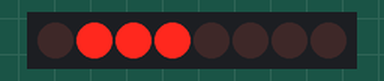
Simulated run of this sketch. Board: Arduino Uno, built with avr-gcc and run on an emulated ATmega328P. On the bench: 8 shift-register outputs drawn as a row of LEDs (first output left, lit = HIGH). Wiring (inferred from the names in the program): shift register (74HC595): data pin 2; shift clock pin 3; latch pin 4. Wiring (inferred from the signals the program sends): row of LEDs: on Q0, Q1, Q2, Q3, Q4, Q5, Q6, Q7.

Above: at 0.15 s.
At 3.2 s:
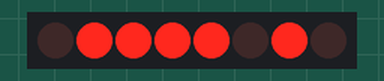
At 6.2 s:
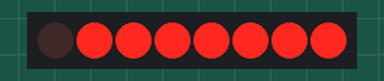
At 11.08 s:
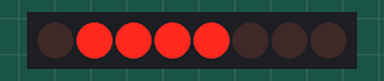
At 14.76 s:
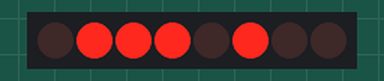
At 18.7 s:
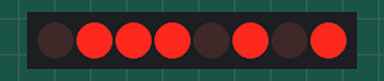
Timing chart, 0 to 19.5 s (numbered marks = the images above):
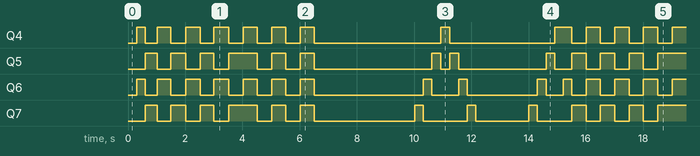

The sketch:

16x16.ino
```cpp
#define PINOUT_SER 2
#define PINOUT_SCK 3
#define PINOUT_LCK 4

bool leds[16];

void animate() {
	unsigned long t_offset = millis() % (unsigned long)15e3;
	if(0e3 < t_offset && t_offset < 4e3) {
		bool flip_state = (t_offset % 1000) > 500;
		for(int i = 0; i < 16; i++) leds[i] = (i % 2 == flip_state) ^ (i / 4 % 2 == 0) > 0;
	}
	else if(4e3 < t_offset && t_offset < 7e3) {
		bool flip_state = (t_offset % 1000) < 500;
		for(int i = 0; i < 16; i++) leds[i] = flip_state;
	}
	else if(7e3 < t_offset && t_offset < 11e3) {
		int index = (t_offset - 7e3) / 250;
		int volgorde[16] = {0, 1, 2, 3, 7, 6, 5, 4, 8, 9, 10, 11, 15, 14, 13, 12};
		leds[volgorde[(index - 1) % 16]] = 0;
		leds[volgorde[index % 16]] = 1;
	}
	else if(11e3 < t_offset && t_offset < 15e3) {
		int index = (t_offset - 11e3) / 250;
		int volgorde[16] = {0, 1, 2, 3, 7, 6, 5, 4, 8, 9, 10, 11, 15, 14, 13, 12};
		memset(&leds, 0, sizeof(int) * 16);
		leds[volgorde[index % 16]] = 1;
		leds[volgorde[15 - index]] = 1;
	}
}

void setup() {
	pinMode(PINOUT_LCK, OUTPUT);
	pinMode(PINOUT_SCK, OUTPUT);
	pinMode(PINOUT_SER, OUTPUT);
	Serial.begin(115200);
}

void loop() {
	animate();
	for (int row = 0; row < 4; row++) {
		unsigned char serdata = 0xff ^ (1 << (row + 4));

		serdata = (serdata & 0b11110000) |
			leds[row * 4 + 0] << 3 |
			leds[row * 4 + 1] << 2 |
			leds[row * 4 + 2] << 1 |
			leds[row * 4 + 3] << 0;

		digitalWrite(PINOUT_LCK, LOW);
		shiftOut(PINOUT_SER, PINOUT_SCK, LSBFIRST, serdata);
		digitalWrite(PINOUT_LCK, HIGH);
	}
}
```

Measured:
- by itself, Q4, Q6: moves between LOW and HIGH, repeating every 15.0 s
- by itself, Q7: repeats every 15.0 s: LOW 0.48 s, HIGH 0.51 s, LOW 0.51 s, HIGH 0.48 s, LOW 0.51 s, HIGH 0.99 s, 2 × (LOW 0.51 s, HIGH 0.48 s), LOW 3.5 s, HIGH 0.30 s, LOW 1.5 s, HIGH 0.30 s, LOW 1.9 s, HIGH 0.30 s, LOW 1.2 s, HIGH 0.51 s
- by itself, Q5: repeats every 15.0 s: LOW 0.48 s, HIGH 0.51 s, LOW 0.51 s, HIGH 0.48 s, LOW 0.51 s, HIGH 0.99 s, 2 × (LOW 0.51 s, HIGH 0.48 s), LOW 4.1 s, HIGH 0.30 s, LOW 0.33 s, HIGH 0.30 s, LOW 3.1 s, HIGH 0.30 s, LOW 0.60 s, HIGH 0.51 s
